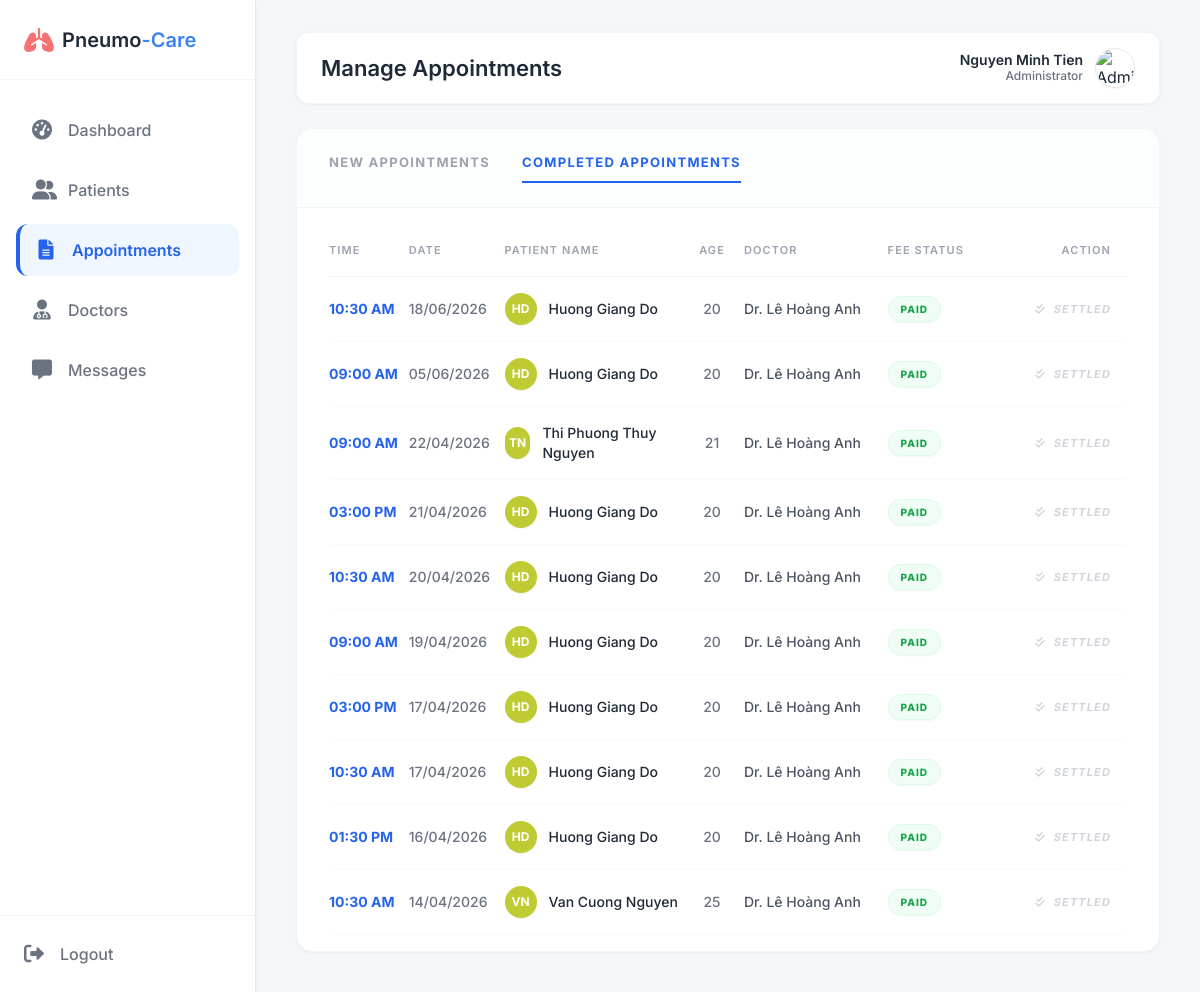
The app's page /pneumocare/adm_appointments_completed.php (signed in) with its own data.
### tables this page shows
CREATE TABLE `Appointments` (
  `appointment_id` int(11) NOT NULL,
  `patient_id` int(11) DEFAULT NULL,
  `doctor_id` int(11) DEFAULT NULL,
  `appointment_date` date NOT NULL,
  `appointment_time` time NOT NULL,
  `patient_symptoms_note` text DEFAULT NULL,
  `status` enum('Scheduled','In Progress','Completed','Cancelled','No-Show') DEFAULT 'Scheduled',
  `fee_status` enum('Paid','Unpaid') DEFAULT 'Unpaid',
  `payment_method` enum('Tiền mặt','Chuyển khoản') DEFAULT NULL,
  `created_at` timestamp NOT NULL DEFAULT current_timestamp(),
  `patient_notes` text DEFAULT NULL,
  `ai_prediction_label` varchar(50) DEFAULT NULL,
  `ai_confidence_score` decimal(5,2) DEFAULT NULL,
  `treatment_plan` text DEFAULT NULL
);

CREATE TABLE `Users` (
  `user_id` int(11) NOT NULL,
  `email` varchar(100) NOT NULL,
  `password_hash` varchar(255) NOT NULL,
  `full_name` varchar(100) NOT NULL,
  `role` enum('Admin','Doctor','Patient') NOT NULL,
  `avatar_url` text DEFAULT NULL,
  `is_active` tinyint(1) DEFAULT 1,
  `created_at` timestamp NOT NULL DEFAULT current_timestamp()
);

CREATE TABLE `Patient_Profiles` (
  `patient_id` int(11) NOT NULL,
  `date_of_birth` date NOT NULL,
  `gender` enum('Male','Female','Other') DEFAULT NULL,
  `blood_group` varchar(5) DEFAULT NULL,
  `phone_number` varchar(20) DEFAULT NULL,
  `address` text DEFAULT NULL,
  `identity_card_number` varchar(20) DEFAULT NULL,
  `violations` int(11) NOT NULL DEFAULT 0
);

### pneumocare/adm_appointments_completed.php (the view, shortened to what this page needs)
<?php
require 'db.php';
$adminName = $_SESSION['name'];
$completed = [];
try {
    $stmt = $pdo->prepare("
        SELECT a.*, u_p.user_id as patient_id, u_p.full_name as p_name, u_p.avatar_url as p_avatar, pp.date_of_birth, u_d.full_name as d_name
        FROM Appointments a
        JOIN Users u_p ON a.patient_id = u_p.user_id
        JOIN Patient_Profiles pp ON u_p.user_id = pp.patient_id
        JOIN Users u_d ON a.doctor_id = u_d.user_id
        WHERE a.status = 'Completed'
        ORDER BY a.appointment_date DESC, a.appointment_time DESC
    ");
    $stmt->execute();
    $completed = $stmt->fetchAll();
} catch (PDOException $e) {
    die("<div style='color:red; padding:20px; background:#fee2e2; border:1px solid #ef4444; margin:20px;'><b>Lỗi DB:</b> " . $e->getMessage() . "</div>");
}
function calculateAge($birthDate) {
    return date_diff(date_create($birthDate), date_create('today'))->y;
}
$adminAvatar = (!empty($_SESSION['avatar']) && $_SESSION['avatar'] != 'default.png') ? $_SESSION['avatar'] : 'img/default_admin.png';
?>
<!DOCTYPE html>
<html lang="vi">
<head>
    <script src="https://cdn.tailwindcss.com"></script>
    <link href="https://cdnjs.cloudflare.com/ajax/libs/font-awesome/6.0.0/css/all.min.css" rel="stylesheet">
</head>
<body class="flex h-screen overflow-hidden text-gray-800 relative">
<div class="flex w-full h-full relative">
    <aside class="w-64 bg-white border-r border-gray-200 flex flex-col h-full flex-shrink-0 z-10 shadow-sm">
        <div class="h-20 flex items-center px-6 border-b border-gray-100">
            <i class="fa-solid fa-lungs text-red-400 text-2xl mr-2"></i>
            <span class="text-xl font-semibold">Pneumo<span class="text-blue-500">-Care</span></span>
        </div>
        <nav class="flex-1 px-4 py-6 space-y-2 overflow-y-auto">
            <a href="adm_dashboard.php" class="flex items-center gap-4 px-4 py-3 text-gray-500 hover:bg-gray-50 hover:text-gray-800 rounded-xl transition-colors font-medium">
                <i class="fa-solid fa-gauge-high w-5 text-center text-xl"></i><span>Dashboard</span>
            </a>
            <a href="adm_patients.php" class="flex items-center gap-4 px-4 py-3 text-gray-500 hover:bg-gray-50 hover:text-gray-800 rounded-xl transition-colors font-medium">
                <i class="fa-solid fa-user-group w-5 text-center text-xl"></i><span>Patients</span>
            </a>
            <a href="adm_appointments.php" class="sidebar-active flex items-center gap-4 px-4 py-3 rounded-xl font-semibold transition-colors">
                <i class="fa-solid fa-file-lines w-5 text-center text-xl"></i><span>Appointments</span>
            </a>
            <a href="adm_doctors.php" class="flex items-center gap-4 px-4 py-3 text-gray-500 hover:bg-gray-50 hover:text-gray-800 rounded-xl transition-colors font-medium">
                <i class="fa-solid fa-user-doctor w-5 text-center text-xl"></i><span>Doctors</span>
            </a>
            <a href="adm_messages.php" class="flex items-center gap-4 px-4 py-3 text-gray-500 hover:bg-gray-50 hover:text-gray-800 rounded-xl transition-colors font-medium">
                <i class="fa-solid fa-message w-5 text-center text-xl"></i><span>Messages</span>
            </a>
        </nav>
        <div class="p-6 border-t mt-auto border-gray-100">
            <a href="logout.php" class="flex items-center gap-4 text-gray-500 hover:text-red-500 transition-colors font-medium">
                <i class="fa-solid fa-right-from-bracket text-xl"></i><span>Logout</span>
            </a>
        </div>
    </aside>
    <main class="main-content bg-[#f4f7fa]">
        <div class="topbar-wrapper flex-shrink-0">
            <header class="topbar">
                <h1>Manage Appointments</h1>
                <div class="flex items-center gap-6">
                    <div class="flex items-center gap-3 cursor-pointer">
                        <div class="text-right hidden sm:block">
                            <p class="text-sm font-semibold text-gray-800" style="line-height: 1.2;"><?php echo htmlspecialchars($adminName); ?></p>
                            <p class="text-xs text-gray-500 font-medium">Administrator</p>
                        </div>
                        <img src="<?php echo $adminAvatar; ?>" class="w-10 h-10 rounded-full object-cover border border-gray-200 shadow-sm" alt="Admin">
                    </div>
                </div>
            </header>
        </div>
        <div class="content-area max-w-7xl mx-auto w-full">
            <div class="bg-white rounded-2xl shadow-sm border border-gray-100 flex flex-col min-h-full overflow-hidden">
                <div class="px-8 py-6 border-b border-gray-100 flex justify-between items-center bg-gray-50/30">
                    <div class="flex gap-8">
                        <a href="adm_appointments.php" class="pb-2 text-[13px] font-bold text-gray-400 hover:text-blue-500 uppercase tracking-widest transition-colors">NEW APPOINTMENTS</a>
                        <a href="adm_appointments_completed.php" class="pb-2 text-[13px] font-bold text-blue-600 border-b-2 border-blue-600 uppercase tracking-widest transition-colors">COMPLETED APPOINTMENTS</a>
                    </div>
                </div>
                <div class="flex-1 overflow-auto px-8 pb-4">
                    <table class="w-full text-left text-sm mt-4">
                        <thead class="text-gray-400 border-b border-gray-100 uppercase text-[11px] tracking-widest">
                            <tr>
                                <th class="py-4 font-semibold w-[10%]">Time</th>
                                <th class="py-4 font-semibold w-[12%]">Date</th>
                                <th class="py-4 font-semibold w-[22%]">Patient Name</th>
                                <th class="py-4 font-semibold w-[8%] text-center">Age</th>
                                <th class="py-4 font-semibold w-[18%]">Doctor</th>
                                <th class="py-4 font-semibold w-[12%]">Fee Status</th>
                                <th class="py-4 font-semibold w-[18%] text-right pr-4">Action</th>
                            </tr>
                        </thead>
                        <tbody class="text-gray-600">
                            <?php if (empty($completed)): ?>
                                <tr><td colspan="7" class="py-16 text-center text-gray-400 italic">No completed appointments found.</td></tr>
                            <?php else: ?>
                                <?php foreach ($completed as $row): ?>
                                    <?php
                                        $nameParts = explode(' ', trim($row['p_name']));
                                        $initials = strtoupper(substr($nameParts[0], 0, 1));
                                        if (count($nameParts) > 1) {
                                            $initials .= strtoupper(substr(end($nameParts), 0, 1));
                                        }
                                    ?>
                                    <tr class="border-b border-gray-50 hover:bg-blue-50/20 transition-colors">
                                        <td class="py-4 text-blue-600 font-bold text-sm"><?php echo date('h:i A', strtotime($row['appointment_time'])); ?></td>
                                        <td class="py-4 text-gray-500 font-medium text-sm"><?php echo date('d/m/Y', strtotime($row['appointment_date'])); ?></td>
                                        <td class="py-4">
                                            <div class="flex items-center gap-3">
                                                <div class="w-8 h-8 rounded-full bg-[#c0ca33] text-white flex items-center justify-center text-xs font-bold shadow-sm">
                                                    <?php echo $initials; ?>
                                                </div>
                                                <span class="text-gray-800 font-medium text-sm"><?php echo htmlspecialchars($row['p_name']); ?></span>
                                            </div>
                                        </td>
                                        <td class="py-4 text-gray-500 text-sm text-center font-medium"><?php echo calculateAge($row['date_of_birth']); ?></td>
                                        <td class="py-4 text-gray-600 text-sm font-medium">Dr. <?php echo htmlspecialchars($row['d_name']); ?> </td>
                                        <td class="py-4">
                                            <?php if($row['fee_status'] == 'Paid'): ?>
                                                <span class="bg-green-50 text-green-600 border border-green-100 px-3 py-1.5 rounded-full text-[10px] font-extrabold uppercase tracking-widest shadow-sm">Paid</span>
                                            <?php else: ?>
                                                <span class="bg-red-50 text-red-500 border border-red-100 px-3 py-1.5 rounded-full text-[10px] font-extrabold uppercase tracking-widest shadow-sm">Unpaid</span>
                                            <?php endif; ?>
                                        </td>
                                        <td class="py-4 text-right pr-4">
                                            <?php if($row['fee_status'] == 'Unpaid'): ?>
                                                <a href="adm_messages.php?receiver_id=<?php echo $row['patient_id']; ?>"
                                                   class="inline-flex items-center justify-end gap-2 text-blue-600 hover:text-blue-800 font-bold text-[11px] uppercase tracking-widest transition-all group whitespace-nowrap"
                                                   title="Send a message to remind payment">
                                                    Request Fee <i class="fa-solid fa-paper-plane text-[10px] transform group-hover:translate-x-1 transition-transform"></i>
                                                </a>
                                            <?php else: ?>
                                                <span class="text-gray-300 italic text-[11px] font-bold uppercase tracking-widest cursor-default whitespace-nowrap"><i class="fa-solid fa-check-double mr-1"></i> Settled</span>
                                            <?php endif; ?>
                                        </td>
                                    </tr>
                                <?php endforeach; ?>
                            <?php endif; ?>
                        </tbody>
                    </table>
                </div>
            </div>
        </div>
    </main>
</div>
</body>
</html>

### pneumocare/adm_appointments_completed.php (style rules this page uses)
* { margin: 0; padding: 0; box-sizing: border-box; }
body { font-family: 'Inter', sans-serif; background-color: #f4f7fa; color: #1f2937; }
.sidebar-active { background-color: #eff6ff; color: #2563eb; border-left: 4px solid #2563eb; font-weight: 600; }
.main-content { flex: 1; display: flex; flex-direction: column; overflow: hidden; }
.topbar-wrapper { padding: 32px 40px 0 40px; }
.topbar { height: 72px; background: #ffffff; border: 1px solid #f3f4f6; display: flex; align-items: center; justify-content: space-between; padding: 0 24px; border-radius: 12px; box-shadow: 0 1px 3px rgba(0,0,0,0.05); margin-bottom: 24px; }
.topbar h1 { font-size: 22px; font-weight: 600; color: #1f2937; margin: 0; }
.content-area { padding: 0 40px 40px 40px; flex: 1; overflow-y: auto; }

### records on screen
appointments: appointment_time "10:30 AM", appointment_date "18/06/2026", users.full_name "HD", users.full_name "Huong Giang Do", patient.date_of_birth "20", users.full_name "Lê Hoàng Anh", fee_status "PAID"
appointments: appointment_time "09:00 AM", appointment_date "05/06/2026", users.full_name "HD", users.full_name "Huong Giang Do", patient.date_of_birth "20", users.full_name "Lê Hoàng Anh", fee_status "PAID"
appointments: appointment_time "09:00 AM", appointment_date "22/04/2026", users.full_name "TN", users.full_name "Thi Phuong Thuy Nguyen", patient.date_of_birth "21", users.full_name "Lê Hoàng Anh", fee_status "PAID"
appointments: appointment_time "03:00 PM", appointment_date "21/04/2026", users.full_name "HD", users.full_name "Huong Giang Do", patient.date_of_birth "20", users.full_name "Lê Hoàng Anh", fee_status "PAID"
appointments: appointment_time "10:30 AM", appointment_date "20/04/2026", users.full_name "HD", users.full_name "Huong Giang Do", patient.date_of_birth "20", users.full_name "Lê Hoàng Anh", fee_status "PAID"
appointments: appointment_time "09:00 AM", appointment_date "19/04/2026", users.full_name "HD", users.full_name "Huong Giang Do", patient.date_of_birth "20", users.full_name "Lê Hoàng Anh", fee_status "PAID"
appointments: appointment_time "03:00 PM", appointment_date "17/04/2026", users.full_name "HD", users.full_name "Huong Giang Do", patient.date_of_birth "20", users.full_name "Lê Hoàng Anh", fee_status "PAID"
appointments: appointment_time "10:30 AM", appointment_date "17/04/2026", users.full_name "HD", users.full_name "Huong Giang Do", patient.date_of_birth "20", users.full_name "Lê Hoàng Anh", fee_status "PAID"
appointments: appointment_time "01:30 PM", appointment_date "16/04/2026", users.full_name "HD", users.full_name "Huong Giang Do", patient.date_of_birth "20", users.full_name "Lê Hoàng Anh", fee_status "PAID"
appointments: appointment_time "10:30 AM", appointment_date "14/04/2026", users.full_name "VN", users.full_name "Van Cuong Nguyen", patient.date_of_birth "25", users.full_name "Lê Hoàng Anh", fee_status "PAID"

### other values on screen
$adminName "Nguyen Minh Tien"
